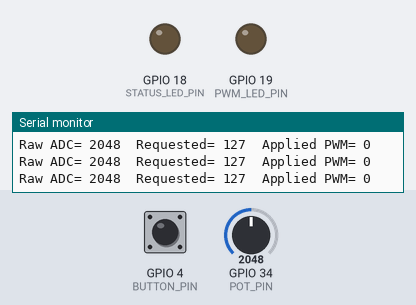
Bench run of a sketch on a simulated ESP32. On the bench: output pins drawn as LEDs (lit = HIGH), the last lines printed to the serial monitor. The test bench sets the inputs (shaded band); at power-on: GPIO 4 (BUTTON_PIN) HIGH, GPIO 34 (POT_PIN) = 2048 (analog values on the 0–4095 scale).

Above: at 1.2 s.
1.3 s: GPIO 4 (BUTTON_PIN) pulled LOW for 0.15 s
At 1.38 s:
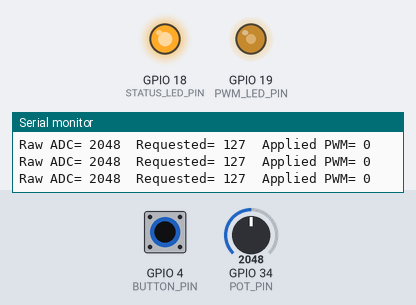
2.9 s: GPIO 4 (BUTTON_PIN) pulled LOW for 3.2 s
At 7.5 s:
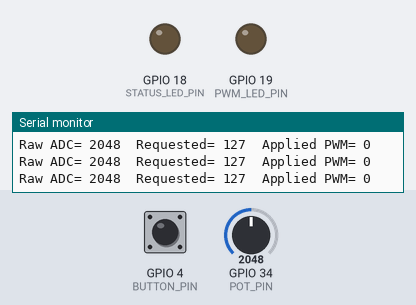
Timing chart, 0 to 9.0 s (numbered marks = the images above; inputs shaded):
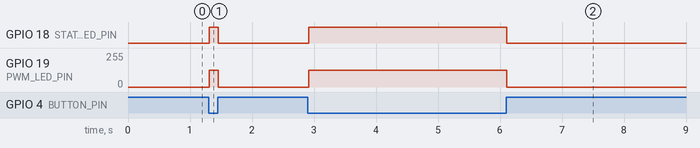

Measured:
- after the input at 1.3 s, GPIO 18 (STATUS_LED_PIN): LOW → HIGH at once, → LOW 0.14 s later; GPIO 19 (PWM_LED_PIN): 0/255 → 127/255 at once, → 0/255 0.14 s later
- after the input at 2.9 s, GPIO 18 (STATUS_LED_PIN): LOW → HIGH at once, → LOW 3.2 s later; GPIO 19 (PWM_LED_PIN): 0/255 → 127/255 at once, → 0/255 3.2 s later

The sketch:

BCA188_Laboratory_5.ino
```cpp
#include <Arduino.h>

const uint8_t BUTTON_PIN     = 4;
const uint8_t POT_PIN        = 34;
const uint8_t STATUS_LED_PIN = 18;
const uint8_t PWM_LED_PIN    = 19;

const uint32_t PWM_FREQ_HZ   = 5000;
const uint8_t  PWM_RES_BITS  = 8;
const uint8_t  PWM_CHANNEL   = 0;

bool buttonPressed = false;
bool pwmReady = false;
int rawInput = 0;
int requestedDuty = 0;
int appliedDuty = 0;

void readInputs();
void processInputs();
void updateOutputs();

void setup() {
  Serial.begin(115200);

  pinMode(BUTTON_PIN, INPUT_PULLUP);
  pinMode(STATUS_LED_PIN, OUTPUT);
  digitalWrite(STATUS_LED_PIN, LOW);

  analogReadResolution(12);
  analogSetPinAttenuation(POT_PIN, ADC_11db);

#if ESP_ARDUINO_VERSION_MAJOR >= 3
  pwmReady = ledcAttach(PWM_LED_PIN, PWM_FREQ_HZ, PWM_RES_BITS);
  if (pwmReady) ledcWrite(PWM_LED_PIN, 0);
#else
  ledcSetup(PWM_CHANNEL, PWM_FREQ_HZ, PWM_RES_BITS);
  ledcAttachPin(PWM_LED_PIN, PWM_CHANNEL);
  pwmReady = true;
  ledcWrite(PWM_CHANNEL, 0);
#endif

  if (!pwmReady) {
    Serial.println("PWM setup failed.");
  }
}

void loop() {
  readInputs();
  processInputs();
  updateOutputs();
  delay(20);
}

void readInputs() {
  buttonPressed = (digitalRead(BUTTON_PIN) == LOW);
  rawInput = analogRead(POT_PIN);
}

void processInputs() {
  requestedDuty = constrain(map(rawInput, 0, 4095, 0, 255), 0, 255);
  appliedDuty = (buttonPressed && pwmReady) ? requestedDuty : 0;
}

void updateOutputs() {
  digitalWrite(STATUS_LED_PIN, (buttonPressed && pwmReady) ? HIGH : LOW);

  if (!pwmReady) return;

#if ESP_ARDUINO_VERSION_MAJOR >= 3
  ledcWrite(PWM_LED_PIN, appliedDuty);
#else
  ledcWrite(PWM_CHANNEL, appliedDuty);
#endif

  static uint32_t lastPrint = 0;
  if (millis() - lastPrint >= 200) {
    lastPrint = millis();
    Serial.printf("Raw ADC= %d\tRequested= %d\tApplied PWM= %d\n",
                  rawInput, requestedDuty, appliedDuty);
  }
}
```
